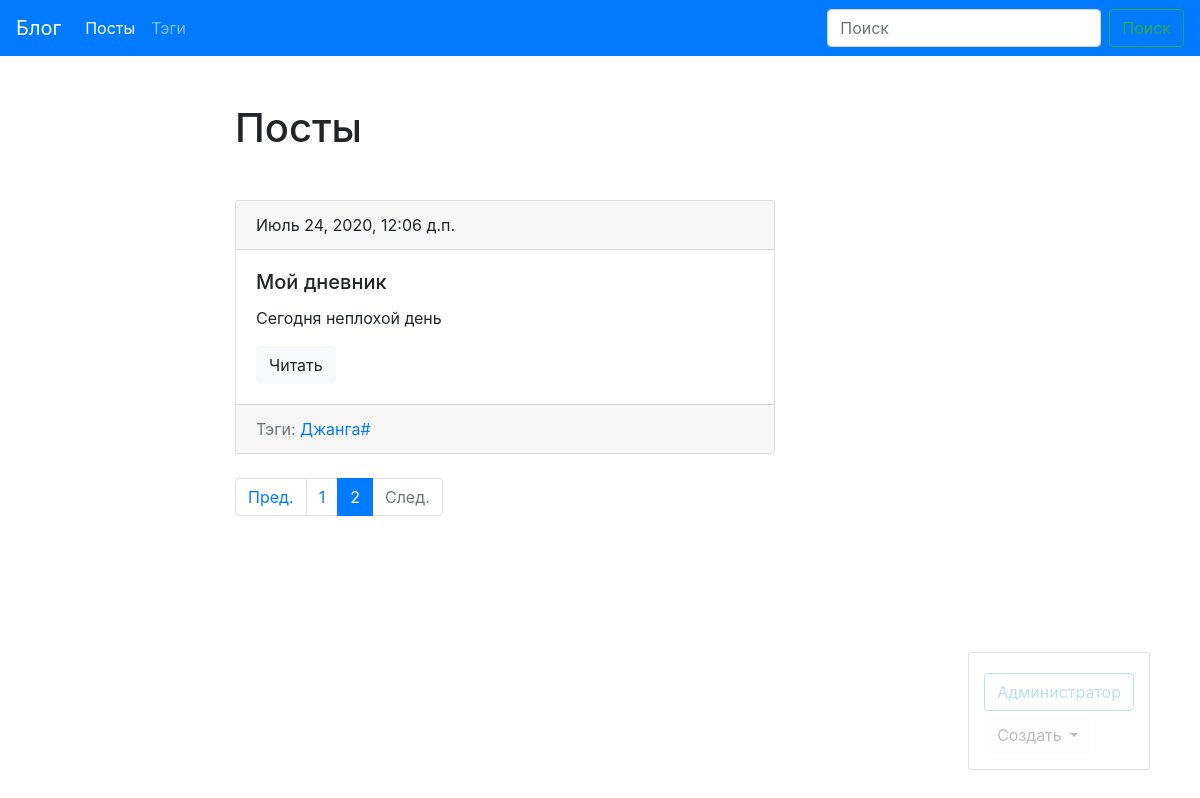
The page /blog/?page=2 (signed in) on the database its author committed.
### blog/models.py (models this page shows, shortened)
class Post(models.Model):
    title = models.CharField(max_length=150, db_index=True)
    slug = models.SlugField(max_length=150, blank=True, unique=True)
    body = models.TextField(blank=True, db_index=True)
    date_pub = models.DateTimeField(auto_now_add=True)
    tags = models.ManyToManyField('Tag', blank=True, related_name='posts')
    def get_absolute_url(self):
        return reverse('post_details_url', kwargs={'slug' : self.slug})
    def __str__(self):
        return self.title
    class Meta:
        ordering = ['-date_pub']

class Tag(models.Model):
    title = models.CharField(max_length=50)
    slug = models.SlugField(max_length=50, unique=True)
    def get_absolute_url(self):
        return reverse('tag_details_url', kwargs={'slug' : self.slug})
    def __str__(self):
        return self.title
    class Meta:
        ordering = ['title']

### blog/views.py (the view)
# urls.py: path('', posts_list, name='posts_list_url'),
def posts_list(request):
    search_query = request.GET.get('search', '')
    if search_query:
        posts = Post.objects.filter(Q(body__icontains=search_query) | Q(title__icontains=search_query))
    else:
        posts = Post.objects.all()
    paginator = Paginator(posts, 3)
    page_number = request.GET.get('page', 1)
    page = paginator.get_page(page_number)
    is_paginated = page.has_other_pages()
    if page.has_previous():
        prev_url = '?page={}'.format(page.previous_page_number())
    else:
        prev_url = ''
    if page.has_next():
        next_url = '?page={}'.format(page.next_page_number())
    else:
        next_url = ''
    context = {
        'page_object' : page,
        'is_paginated' : is_paginated,
        'next_url': next_url,
        'prev_url': prev_url
    }
    return render(request, 'blog/index.html', context=context)

### blog/templates/blog/index.html (shortened to what this page needs)
{% extends 'blog/base_blog.html' %}
{% block content %}
    <h1 class="mb-5">Посты</h1>
      {% for post in page_object.object_list %}
          {% include 'blog/includes/post_card_template.html' %}
      {% endfor %}
{% endblock %}

### blog/templates/blog/includes/post_card_template.html
<div class="card mb-4">
  <div class="card-header">
    {{ post.date_pub }}
  </div>
  <div class="card-body">
    <h5 class="card-title">{{ post }}</h5>
    <p class="card-text">{{ post.body|truncatewords:15 }}</p>
    <a href="{{ post.get_absolute_url }}" class="btn btn-light">Читать</a>
  </div>
  <div class="card-footer text-muted">
      Тэги:
      {% for tag in post.tags.all %}
          <a href="{{ tag.get_absolute_url }}">{{ tag }}</a>
      {% endfor %}
  </div>
</div>

### rows shown on the page
Post: date_pub "Июль 24, 2020, 12:06 д.п.", title "Мой дневник", body "Сегодня неплохой день"
Tag: title "Джанга#"

### other values the page prints
{{ n }} "1"
{{ n }} "2"
